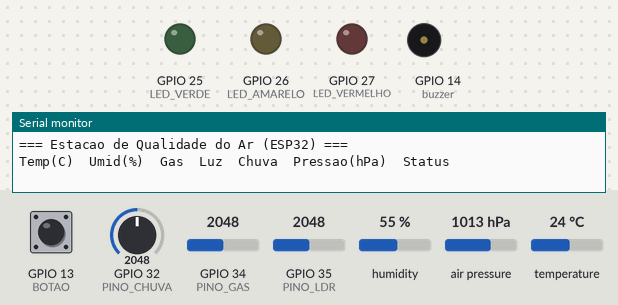
A sketch run on a simulated ESP32. Shown: output pins drawn as LEDs (lit = HIGH), buzzer (waves = sounding, pin HIGH), the last lines printed to the serial monitor. Inputs (shaded band) come from the test bench; at power-on: GPIO 34 (PINO_GAS) = 2048, GPIO 13 (BOTAO) HIGH, GPIO 32 (PINO_CHUVA) = 2048, GPIO 35 (PINO_LDR) = 2048, humidity 55 %, air pressure 1013 hPa, temperature 24 °C.

Above: at 1.4 s.
1.5 s: GPIO 34 (PINO_GAS) set to 2157
3.6 s: GPIO 34 (PINO_GAS) set to 2243
At 5.3 s:
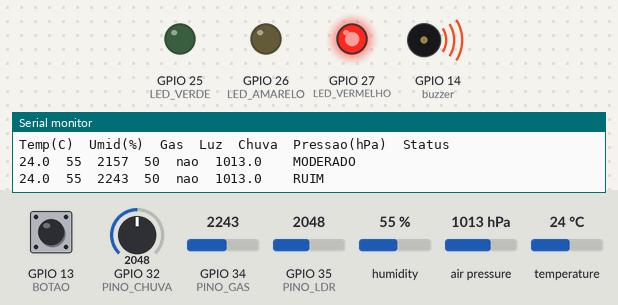
5.6 s: GPIO 13 (BOTAO) pulled LOW for 0.15 s
At 7.1 s:
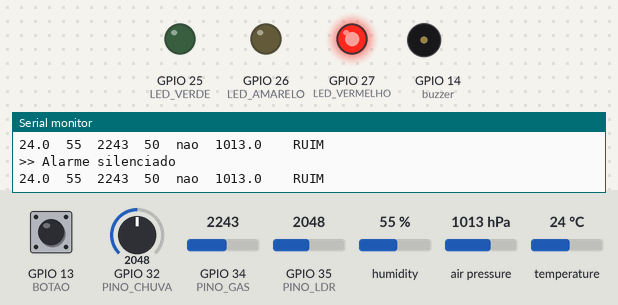
7.6 s: GPIO 34 (PINO_GAS) set to 1160
At 8.5 s:
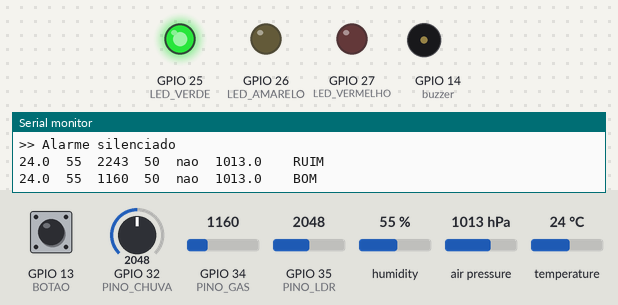
9.6 s: GPIO 32 (PINO_CHUVA) set to 1929
Timing chart, 0 to 12.6 s (numbered marks = the images above; inputs shaded):
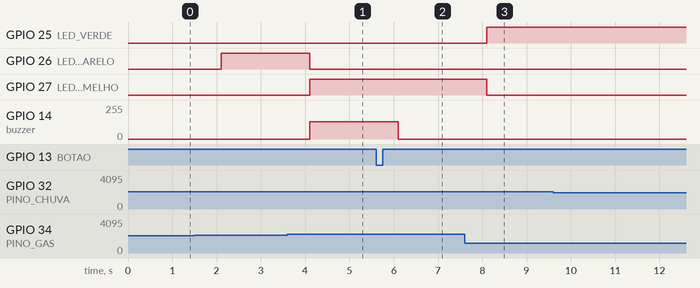

The sketch:

sketch.ino
```cpp
/*
  Estacao de Qualidade do Ar - ESP32
  Simulacao: https://wokwi.com  |  Hardware: Kit IoT Iniciante

  Grandezas lidas:
    - Temperatura e umidade ... DHT   -> GPIO4   (1-wire)
    - Qualidade do ar ......... MQ    -> GPIO34  (ADC1, input-only)
    - Luminosidade ............ LDR   -> GPIO35  (ADC1, input-only)
    - Chuva ................... AO    -> GPIO32  (ADC1)
    - Pressao e temperatura ... BMP180-> GPIO21/22 (I2C)

  Saidas:
    - LED verde    -> GPIO25   (ar bom)
    - LED amarelo  -> GPIO26   (ar moderado)
    - LED vermelho -> GPIO27   (ar ruim)
    - Buzzer       -> GPIO14   (alarme no nivel ruim)
    - Botao        -> GPIO13   (INPUT_PULLUP, silencia o alarme)

  Por que esses pinos: o ADC2 do ESP32 fica indisponivel quando o Wi-Fi esta
  ativo, entao todo sinal analogico usa ADC1 (GPIO 32-39). GPIO 0, 2, 12 e 15
  sao strapping pins e foram evitados para nao atrapalhar o boot.
*/

#include <Wire.h>
#include <DHT.h>
#include <Adafruit_BMP085.h>

// ---------------------------------------------------------------------------
// Simulacao x hardware real: o Wokwi so tem DHT22; o kit traz um DHT11.
// Trocar apenas esta linha ao gravar na placa fisica.
#define TIPO_DHT DHT22   // <- no kit real: DHT11
// ---------------------------------------------------------------------------

#define PINO_DHT    4
#define PINO_GAS    34
#define PINO_LDR    35
#define PINO_CHUVA  32
#define PINO_SDA    21
#define PINO_SCL    22

#define LED_VERDE    25
#define LED_AMARELO  26
#define LED_VERMELHO 27
#define BUZZER       14
#define BOTAO        13

// O ESP32 nao tem tone(); o buzzer e acionado pelo periferico LEDC (PWM).
// A API do LEDC mudou no core ESP32 3.x: ledcSetup() e ledcAttachPin() foram
// removidas em favor de ledcAttach(), e ledcWrite() passou a receber o PINO no
// lugar do CANAL. Os dois caminhos ficam abaixo para o sketch compilar tanto no
// core 2.x quanto no 3.x (que e o usado hoje pelo Wokwi).
#define CANAL_BUZZER 0
#define FREQ_ALARME  1000
#define RES_BUZZER   8

static inline void buzzerInit(uint8_t pino) {
#if ESP_ARDUINO_VERSION_MAJOR >= 3
  ledcAttach(pino, FREQ_ALARME, RES_BUZZER);
#else
  ledcSetup(CANAL_BUZZER, FREQ_ALARME, RES_BUZZER);
  ledcAttachPin(pino, CANAL_BUZZER);
#endif
}

static inline void buzzerEscrever(uint8_t pino, uint8_t duty) {
#if ESP_ARDUINO_VERSION_MAJOR >= 3
  ledcWrite(pino, duty);
#else
  (void)pino;
  ledcWrite(CANAL_BUZZER, duty);
#endif
}

// O ADC do ESP32 tem 12 bits: 0..4095, fundo de escala ~3,3 V.
const int ADC_MAX = 4095;

// Limiares do sensor de gas em valor bruto do ADC. Rode uma vez em ar limpo,
// veja o valor de repouso no Monitor Serial e ajuste estes dois a partir dele.
const int LIMITE_MODERADO = 1200;
const int LIMITE_RUIM     = 2200;

// Abaixo deste valor o sensor de chuva considera a superficie molhada.
const int LIMITE_CHUVA = 2000;

const unsigned long INTERVALO = 2000;
unsigned long ultimaLeitura = 0;

// Estado do botao de silenciar (antirrepique por tempo).
bool alarmeSilenciado = false;
unsigned long ultimoClique = 0;

DHT dht(PINO_DHT, TIPO_DHT);
Adafruit_BMP085 bmp;
bool bmpOk = false;

// Le o pino varias vezes e devolve a media, para reduzir o ruido do ADC.
int lerMedia(uint8_t pino, uint8_t amostras = 16) {
  long soma = 0;
  for (uint8_t i = 0; i < amostras; i++) {
    soma += analogRead(pino);
    delay(2);
  }
  return soma / amostras;
}

void setup() {
  Serial.begin(115200);
  delay(200);

  pinMode(LED_VERDE, OUTPUT);
  pinMode(LED_AMARELO, OUTPUT);
  pinMode(LED_VERMELHO, OUTPUT);
  pinMode(BOTAO, INPUT_PULLUP);

  buzzerInit(BUZZER);
  buzzerEscrever(BUZZER, 0);

  dht.begin();

  Wire.begin(PINO_SDA, PINO_SCL);
  bmpOk = bmp.begin();
  if (!bmpOk) {
    Serial.println(F("BMP180 nao encontrado - seguindo sem pressao."));
  }

  Serial.println();
  Serial.println(F("=== Estacao de Qualidade do Ar (ESP32) ==="));
  Serial.println(F("Temp(C)\tUmid(%)\tGas\tLuz\tChuva\tPressao(hPa)\tStatus"));
}

void loop() {
  // Botao silencia ou reativa o alarme sonoro, com 250 ms de antirrepique.
  if (digitalRead(BOTAO) == LOW && millis() - ultimoClique > 250) {
    ultimoClique = millis();
    alarmeSilenciado = !alarmeSilenciado;
    Serial.print(F(">> Alarme "));
    Serial.println(alarmeSilenciado ? F("silenciado") : F("reativado"));
  }

  if (millis() - ultimaLeitura < INTERVALO) return;
  ultimaLeitura = millis();

  float temperatura = dht.readTemperature();
  float umidade     = dht.readHumidity();
  int   gas         = lerMedia(PINO_GAS);
  int   luzBruta    = lerMedia(PINO_LDR);
  int   chuvaBruta  = lerMedia(PINO_CHUVA);

  if (isnan(temperatura) || isnan(umidade)) {
    Serial.println(F("Falha ao ler o DHT - verifique a fiacao do pino de dados."));
    return;
  }

  int luzPercentual = map(luzBruta, 0, ADC_MAX, 0, 100);
  bool chovendo = chuvaBruta < LIMITE_CHUVA;

  // Classificacao do ar em tres faixas.
  const char *status;
  bool alarme = false;
  if (gas < LIMITE_MODERADO) {
    status = "BOM";
    digitalWrite(LED_VERDE, HIGH);
    digitalWrite(LED_AMARELO, LOW);
    digitalWrite(LED_VERMELHO, LOW);
  } else if (gas < LIMITE_RUIM) {
    status = "MODERADO";
    digitalWrite(LED_VERDE, LOW);
    digitalWrite(LED_AMARELO, HIGH);
    digitalWrite(LED_VERMELHO, LOW);
  } else {
    status = "RUIM";
    digitalWrite(LED_VERDE, LOW);
    digitalWrite(LED_AMARELO, LOW);
    digitalWrite(LED_VERMELHO, HIGH);
    alarme = true;
  }

  buzzerEscrever(BUZZER, (alarme && !alarmeSilenciado) ? 128 : 0);

  Serial.print(temperatura, 1);
  Serial.print(F("\t"));
  Serial.print(umidade, 0);
  Serial.print(F("\t"));
  Serial.print(gas);
  Serial.print(F("\t"));
  Serial.print(luzPercentual);
  Serial.print(F("\t"));
  Serial.print(chovendo ? F("SIM") : F("nao"));
  Serial.print(F("\t"));

  if (bmpOk) {
    Serial.print(bmp.readPressure() / 100.0, 1);
  } else {
    Serial.print(F("--"));
  }

  Serial.print(F("\t\t"));
  Serial.println(status);
}
```

Measured:
- the behaviour switches between 2199 and 2200 on GPIO 34 (PINO_GAS) (found by bisection; images 0 and 1)
- after the input at 3.6 s, GPIO 26 (LED_AMARELO): HIGH → LOW after 0.50 s; GPIO 27 (LED_VERMELHO): LOW → HIGH after 0.50 s; GPIO 14 (buzzer): 0/255 → 128/255 after 0.50 s
- after the input at 5.6 s, GPIO 14 (buzzer): 128/255 → 0/255 after 0.51 s
- after the input at 7.6 s, GPIO 25 (LED_VERDE): LOW → HIGH after 0.50 s; GPIO 27 (LED_VERMELHO): HIGH → LOW after 0.50 s
